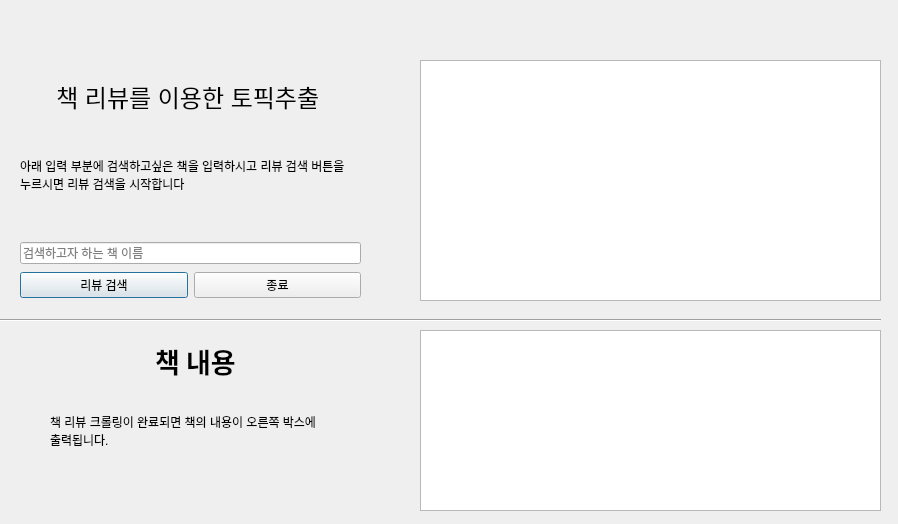
<?xml version="1.0" encoding="UTF-8"?>
<ui version="4.0">
 <class>Dialog</class>
 <widget class="QDialog" name="Dialog">
  <property name="geometry">
   <rect>
    <x>0</x>
    <y>0</y>
    <width>898</width>
    <height>524</height>
   </rect>
  </property>
  <property name="windowTitle">
   <string>토픽추출</string>
  </property>
  <property name="autoFillBackground">
   <bool>false</bool>
  </property>
  <property name="styleSheet">
   <string notr="true"/>
  </property>
  <widget class="QWidget" name="verticalLayoutWidget">
   <property name="geometry">
    <rect>
     <x>20</x>
     <y>240</y>
     <width>341</width>
     <height>61</height>
    </rect>
   </property>
   <layout class="QVBoxLayout" name="verticalLayout_3">
    <item>
     <widget class="QLineEdit" name="search_name">
      <property name="text">
       <string/>
      </property>
      <property name="placeholderText">
       <string>검색하고자 하는 책 이름</string>
      </property>
     </widget>
    </item>
    <item>
     <layout class="QHBoxLayout" name="horizontalLayout">
      <item>
       <widget class="QPushButton" name="search_btn">
        <property name="text">
         <string>리뷰 검색</string>
        </property>
       </widget>
      </item>
      <item>
       <widget class="QPushButton" name="quit_btn">
        <property name="text">
         <string>종료</string>
        </property>
       </widget>
      </item>
     </layout>
    </item>
   </layout>
  </widget>
  <widget class="QWidget" name="verticalLayoutWidget_2">
   <property name="geometry">
    <rect>
     <x>20</x>
     <y>60</y>
     <width>342</width>
     <height>151</height>
    </rect>
   </property>
   <layout class="QVBoxLayout" name="verticalLayout_4">
    <item>
     <widget class="QLabel" name="label">
      <property name="font">
       <font>
        <family>Arial</family>
        <pointsize>18</pointsize>
        <weight>50</weight>
        <bold>false</bold>
       </font>
      </property>
      <property name="text">
       <string>책 리뷰를 이용한 토픽추출 </string>
      </property>
      <property name="alignment">
       <set>Qt::AlignCenter</set>
      </property>
     </widget>
    </item>
    <item>
     <widget class="QLabel" name="label_2">
      <property name="text">
       <string>아래 입력 부분에 검색하고싶은 책을 입력하시고 리뷰 검색 버튼을 누르시면 리뷰 검색을 시작합니다</string>
      </property>
      <property name="scaledContents">
       <bool>false</bool>
      </property>
      <property name="wordWrap">
       <bool>true</bool>
      </property>
     </widget>
    </item>
   </layout>
  </widget>
  <widget class="QListWidget" name="bookList">
   <property name="geometry">
    <rect>
     <x>420</x>
     <y>60</y>
     <width>461</width>
     <height>241</height>
    </rect>
   </property>
   <property name="font">
    <font>
     <pointsize>14</pointsize>
    </font>
   </property>
  </widget>
  <widget class="QTextBrowser" name="bookContent">
   <property name="geometry">
    <rect>
     <x>420</x>
     <y>330</y>
     <width>461</width>
     <height>181</height>
    </rect>
   </property>
  </widget>
  <widget class="QLabel" name="label_3">
   <property name="geometry">
    <rect>
     <x>100</x>
     <y>340</y>
     <width>191</width>
     <height>41</height>
    </rect>
   </property>
   <property name="font">
    <font>
     <family>Agency FB</family>
     <pointsize>20</pointsize>
     <weight>75</weight>
     <bold>true</bold>
    </font>
   </property>
   <property name="text">
    <string>책 내용</string>
   </property>
   <property name="alignment">
    <set>Qt::AlignCenter</set>
   </property>
  </widget>
  <widget class="QLabel" name="label_4">
   <property name="geometry">
    <rect>
     <x>50</x>
     <y>390</y>
     <width>291</width>
     <height>81</height>
    </rect>
   </property>
   <property name="text">
    <string>책 리뷰 크롤링이 완료되면 책의 내용이 오른쪽 박스에 출력됩니다.</string>
   </property>
   <property name="scaledContents">
    <bool>false</bool>
   </property>
   <property name="wordWrap">
    <bool>true</bool>
   </property>
   <property name="margin">
    <number>12</number>
   </property>
  </widget>
  <widget class="Line" name="line">
   <property name="geometry">
    <rect>
     <x>0</x>
     <y>310</y>
     <width>881</width>
     <height>20</height>
    </rect>
   </property>
   <property name="orientation">
    <enum>Qt::Horizontal</enum>
   </property>
  </widget>
 </widget>
 <resources/>
 <connections/>
</ui>
